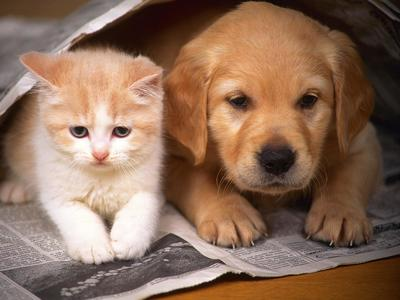
#> input picture basic/dog_and_cat_small.jpg, 400 x 300 px
$ python image_rotation.py dog_and_cat_small.jpg 1.0
#> lines starting #> are read from the running program, lines starting #| are printed output that depends on the picture
# Image rotation - naive implementation
# If image should be rotated by theta, image should be resampled by a rotation matrix with -theta
# Rotation matrix = [cos theta -sin theta
#                    sin theta cos theta]
# This is because if we are rotating image by theta, we are equivalently rotating the original coordinate axes by -theta.
# In camera calibration matrix, if camera is rotated by theta, the coordinate axes are rotated by theta. Hence image gets rotated by -theta. So, if R(theta) is the camera rotation matrix, the image is equivalently rotated by -theta.

import cv2
import argparse
import numpy as np

def parse_args():
    parser = argparse.ArgumentParser(description='Image rotation')
    parser.add_argument('img_path',help='Image path')
    parser.add_argument('angle',type=float,help='Angle of rotation in degrees')
    args,_ = parser.parse_known_args()
    return args

def rotated_value(x,y,theta):
    '''Rotation of (x,y) by an angle theta (counter-clockwise)'''
    c = np.cos(theta)
    s = np.sin(theta)
    x_ = x * c - y * s
    y_ = x * s + y * c
    return x_,y_

def bounded(x,l,u):
    if x < u and x >= l:
        return True
    else: return False

def _rotate(img,angle):
    h,w = img.shape[0:2]
    theta = angle * np.pi / 180
    # To rotate image by theta, resample the image by -theta
    x1,y1 = rotated_value(w/2.,-h/2.,-theta)
    x2,y2 = rotated_value(w/2.,h/2.,-theta)
    x3,y3 = rotated_value(-w/2.,h/2.,-theta)
    x4,y4 = rotated_value(-w/2.,-h/2.,-theta)
    w_= np.ceil(max(x1,x2,x3,x4) - min(x1,x2,x3,x4)).astype(int)
    h_ = np.ceil(max(y1,y2,y3,y4) - min(y1,y2,y3,y4)).astype(int)
    img_rot = np.zeros((h_,w_),dtype=np.uint8)

    # Naive loops, slow for large images
    for x_ in range(w_):
        for y_ in range(h_):
            # Reverse rotation
            x,y = rotated_value(x_-w_/2.,y_-h_/2.,theta)
            x += w/2.
            y += h/2.
            xl = np.floor(x).astype(int)
            xu = np.floor(x+1).astype(int)
            yl = np.floor(y).astype(int)
            yu = np.floor(y+1).astype(int)
            if not (bounded(xl,0,w) and bounded(xu,0,w) and bounded(yl,0,h) and bounded(yu,0,h)):
                continue
            # Bilinear interpolation
            imgl = float(xu - x) * img[yl,xl] + float(x - xl) * img[yl,xu]
            imgu = float(xu - x) * img[yu,xl] + float(x - xl) * img[yu,xu]
            imgc = float(yu - y) * imgl + float(y - yl) * imgu
            img_rot[y_,x_] = imgc.astype(np.uint8)

    return img_rot

def rotate(img_path,angle):
#> called with img_path = 'dog_and_cat_small.jpg', angle = 1
    img = cv2.imread(img_path,cv2.IMREAD_GRAYSCALE)
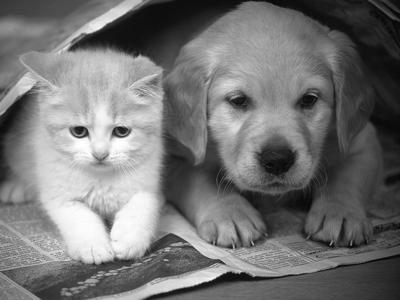
#> img: shape (300, 400); min 0, max 255, mean 115.3
    if img is None:
        print('Could not read the image')
        return
    img_rot = _rotate(img,angle)
#> after the loop in _rotate, `for x_ in range(w_):`:
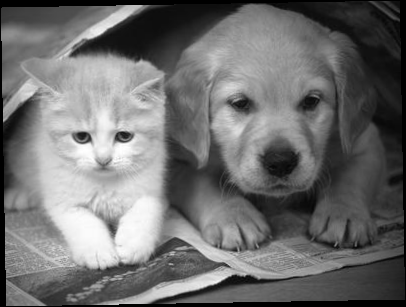
#> img_rot: shape (307, 406); min 0, max 255, mean 110.2
    cv2.imshow("Input",img)
    cv2.imshow("Rotated",img_rot)
    cv2.waitKey()
    return

if __name__ == '__main__':
    args = parse_args()
    img_path = args.img_path
    angle = args.angle
    rotate(img_path,angle)
